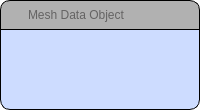
<?xml version="1.0" encoding="UTF-8"?>
<ui version="4.0">
 <class>MeshDataWidget</class>
 <widget class="QWidget" name="MeshDataWidget">
  <property name="geometry">
   <rect>
    <x>0</x>
    <y>0</y>
    <width>200</width>
    <height>110</height>
   </rect>
  </property>
  <property name="minimumSize">
   <size>
    <width>0</width>
    <height>0</height>
   </size>
  </property>
  <property name="palette">
   <palette>
    <active>
     <colorrole role="Base">
      <brush brushstyle="SolidPattern">
       <color alpha="255">
        <red>255</red>
        <green>255</green>
        <blue>255</blue>
       </color>
      </brush>
     </colorrole>
     <colorrole role="Window">
      <brush brushstyle="SolidPattern">
       <color alpha="0">
        <red>213</red>
        <green>209</green>
        <blue>207</blue>
       </color>
      </brush>
     </colorrole>
    </active>
    <inactive>
     <colorrole role="Base">
      <brush brushstyle="SolidPattern">
       <color alpha="255">
        <red>255</red>
        <green>255</green>
        <blue>255</blue>
       </color>
      </brush>
     </colorrole>
     <colorrole role="Window">
      <brush brushstyle="SolidPattern">
       <color alpha="0">
        <red>213</red>
        <green>209</green>
        <blue>207</blue>
       </color>
      </brush>
     </colorrole>
    </inactive>
    <disabled>
     <colorrole role="Base">
      <brush brushstyle="SolidPattern">
       <color alpha="0">
        <red>213</red>
        <green>209</green>
        <blue>207</blue>
       </color>
      </brush>
     </colorrole>
     <colorrole role="Window">
      <brush brushstyle="SolidPattern">
       <color alpha="0">
        <red>213</red>
        <green>209</green>
        <blue>207</blue>
       </color>
      </brush>
     </colorrole>
    </disabled>
   </palette>
  </property>
  <property name="windowTitle">
   <string>Mesh Data Object</string>
  </property>
  <property name="styleSheet">
   <string notr="true">border: none;</string>
  </property>
  <layout class="QVBoxLayout" name="verticalLayout_2">
   <property name="spacing">
    <number>0</number>
   </property>
   <property name="margin">
    <number>0</number>
   </property>
   <item>
    <widget class="QWidget" name="headerWidget" native="true">
     <property name="minimumSize">
      <size>
       <width>0</width>
       <height>30</height>
      </size>
     </property>
     <property name="maximumSize">
      <size>
       <width>16777215</width>
       <height>30</height>
      </size>
     </property>
     <property name="styleSheet">
      <string notr="true"> QWidget { background-color:rgb(177, 177, 177); 
                 border-color:rgb(0, 0, 0); 
                 border: 1px solid black;
                 border-top-left-radius:10px; 
                 border-top-right-radius:10px; }</string>
     </property>
     <layout class="QHBoxLayout" name="horizontalLayout_5">
      <property name="spacing">
       <number>0</number>
      </property>
      <property name="leftMargin">
       <number>1</number>
      </property>
      <property name="topMargin">
       <number>0</number>
      </property>
      <property name="rightMargin">
       <number>0</number>
      </property>
      <property name="bottomMargin">
       <number>0</number>
      </property>
      <item>
       <widget class="QToolButton" name="detailViewButton">
        <property name="minimumSize">
         <size>
          <width>25</width>
          <height>25</height>
         </size>
        </property>
        <property name="maximumSize">
         <size>
          <width>25</width>
          <height>25</height>
         </size>
        </property>
        <property name="styleSheet">
         <string notr="true">border: none;</string>
        </property>
        <property name="text">
         <string/>
        </property>
        <property name="icon">
         <iconset resource="../../Resources/QtResources.qrc">
          <normaloff>:/icons/Icons/More1.png</normaloff>
          <normalon>:/icons/Icons/Less1.png</normalon>:/icons/Icons/More1.png</iconset>
        </property>
        <property name="checkable">
         <bool>true</bool>
        </property>
       </widget>
      </item>
      <item>
       <widget class="QLineEdit" name="dataLabel">
        <property name="enabled">
         <bool>false</bool>
        </property>
        <property name="sizePolicy">
         <sizepolicy hsizetype="Expanding" vsizetype="Fixed">
          <horstretch>0</horstretch>
          <verstretch>0</verstretch>
         </sizepolicy>
        </property>
        <property name="minimumSize">
         <size>
          <width>0</width>
          <height>19</height>
         </size>
        </property>
        <property name="maximumSize">
         <size>
          <width>16777215</width>
          <height>19</height>
         </size>
        </property>
        <property name="palette">
         <palette>
          <active>
           <colorrole role="WindowText">
            <brush brushstyle="SolidPattern">
             <color alpha="255">
              <red>27</red>
              <green>25</green>
              <blue>24</blue>
             </color>
            </brush>
           </colorrole>
           <colorrole role="Button">
            <brush brushstyle="SolidPattern">
             <color alpha="255">
              <red>177</red>
              <green>177</green>
              <blue>177</blue>
             </color>
            </brush>
           </colorrole>
           <colorrole role="Text">
            <brush brushstyle="SolidPattern">
             <color alpha="255">
              <red>24</red>
              <green>22</green>
              <blue>21</blue>
             </color>
            </brush>
           </colorrole>
           <colorrole role="Base">
            <brush brushstyle="SolidPattern">
             <color alpha="255">
              <red>177</red>
              <green>177</green>
              <blue>177</blue>
             </color>
            </brush>
           </colorrole>
           <colorrole role="Window">
            <brush brushstyle="SolidPattern">
             <color alpha="255">
              <red>177</red>
              <green>177</green>
              <blue>177</blue>
             </color>
            </brush>
           </colorrole>
          </active>
          <inactive>
           <colorrole role="WindowText">
            <brush brushstyle="SolidPattern">
             <color alpha="255">
              <red>27</red>
              <green>25</green>
              <blue>24</blue>
             </color>
            </brush>
           </colorrole>
           <colorrole role="Button">
            <brush brushstyle="SolidPattern">
             <color alpha="255">
              <red>177</red>
              <green>177</green>
              <blue>177</blue>
             </color>
            </brush>
           </colorrole>
           <colorrole role="Text">
            <brush brushstyle="SolidPattern">
             <color alpha="255">
              <red>24</red>
              <green>22</green>
              <blue>21</blue>
             </color>
            </brush>
           </colorrole>
           <colorrole role="Base">
            <brush brushstyle="SolidPattern">
             <color alpha="255">
              <red>177</red>
              <green>177</green>
              <blue>177</blue>
             </color>
            </brush>
           </colorrole>
           <colorrole role="Window">
            <brush brushstyle="SolidPattern">
             <color alpha="255">
              <red>177</red>
              <green>177</green>
              <blue>177</blue>
             </color>
            </brush>
           </colorrole>
          </inactive>
          <disabled>
           <colorrole role="WindowText">
            <brush brushstyle="SolidPattern">
             <color alpha="255">
              <red>0</red>
              <green>0</green>
              <blue>0</blue>
             </color>
            </brush>
           </colorrole>
           <colorrole role="Button">
            <brush brushstyle="SolidPattern">
             <color alpha="255">
              <red>177</red>
              <green>177</green>
              <blue>177</blue>
             </color>
            </brush>
           </colorrole>
           <colorrole role="Text">
            <brush brushstyle="SolidPattern">
             <color alpha="255">
              <red>0</red>
              <green>0</green>
              <blue>0</blue>
             </color>
            </brush>
           </colorrole>
           <colorrole role="Base">
            <brush brushstyle="SolidPattern">
             <color alpha="255">
              <red>177</red>
              <green>177</green>
              <blue>177</blue>
             </color>
            </brush>
           </colorrole>
           <colorrole role="Window">
            <brush brushstyle="SolidPattern">
             <color alpha="255">
              <red>177</red>
              <green>177</green>
              <blue>177</blue>
             </color>
            </brush>
           </colorrole>
          </disabled>
         </palette>
        </property>
        <property name="styleSheet">
         <string notr="true">border: none;</string>
        </property>
        <property name="text">
         <string/>
        </property>
        <property name="frame">
         <bool>true</bool>
        </property>
        <property name="dragEnabled">
         <bool>false</bool>
        </property>
        <property name="readOnly">
         <bool>false</bool>
        </property>
        <property name="placeholderText">
         <string>Mesh Data Object</string>
        </property>
       </widget>
      </item>
      <item>
       <widget class="QWidget" name="iconWidget" native="true">
        <property name="sizePolicy">
         <sizepolicy hsizetype="Fixed" vsizetype="Fixed">
          <horstretch>0</horstretch>
          <verstretch>0</verstretch>
         </sizepolicy>
        </property>
        <property name="minimumSize">
         <size>
          <width>30</width>
          <height>30</height>
         </size>
        </property>
        <property name="maximumSize">
         <size>
          <width>30</width>
          <height>30</height>
         </size>
        </property>
        <property name="styleSheet">
         <string notr="true"> QWidget { background-color:rgba(255, 255, 255, 0); background-image: url(:/icons/Icons/tet.svg); border: none; }
</string>
        </property>
       </widget>
      </item>
     </layout>
    </widget>
   </item>
   <item>
    <widget class="QWidget" name="infoWidget" native="true">
     <property name="minimumSize">
      <size>
       <width>0</width>
       <height>80</height>
      </size>
     </property>
     <property name="styleSheet">
      <string notr="true"> QWidget { background-color: rgb(205, 220, 255); border: 1px solid black; border-bottom-left-radius:10px; border-bottom-right-radius:10px; border-top:none;}</string>
     </property>
     <layout class="QVBoxLayout" name="verticalLayout_3">
      <property name="spacing">
       <number>1</number>
      </property>
      <property name="bottomMargin">
       <number>0</number>
      </property>
      <item>
       <widget class="QWidget" name="nodesWidget" native="true">
        <property name="styleSheet">
         <string notr="true">border: none;</string>
        </property>
        <layout class="QHBoxLayout" name="horizontalLayout_4">
         <property name="spacing">
          <number>-1</number>
         </property>
         <item>
          <widget class="QLabel" name="vertsTitleLabel">
           <property name="maximumSize">
            <size>
             <width>80</width>
             <height>16777215</height>
            </size>
           </property>
           <property name="text">
            <string>Vertices:</string>
           </property>
          </widget>
         </item>
         <item>
          <widget class="QLabel" name="vertsValueLabel">
           <property name="text">
            <string>0</string>
           </property>
          </widget>
         </item>
        </layout>
       </widget>
      </item>
      <item>
       <widget class="QWidget" name="elementsWidget" native="true">
        <property name="styleSheet">
         <string notr="true">border: none;</string>
        </property>
        <layout class="QHBoxLayout" name="horizontalLayout_3">
         <item>
          <widget class="QLabel" name="tetsTitleLabel">
           <property name="maximumSize">
            <size>
             <width>80</width>
             <height>16777215</height>
            </size>
           </property>
           <property name="text">
            <string>Tetrahedra:</string>
           </property>
          </widget>
         </item>
         <item>
          <widget class="QLabel" name="tetsValueLabel">
           <property name="text">
            <string>0</string>
           </property>
          </widget>
         </item>
        </layout>
       </widget>
      </item>
      <item>
       <widget class="QWidget" name="minBoundsWidget" native="true">
        <property name="styleSheet">
         <string notr="true">border: none;</string>
        </property>
        <layout class="QHBoxLayout" name="horizontalLayout_2">
         <item>
          <widget class="QLabel" name="minBoundsTitleLabel">
           <property name="maximumSize">
            <size>
             <width>80</width>
             <height>16777215</height>
            </size>
           </property>
           <property name="text">
            <string>Min Bounds:</string>
           </property>
          </widget>
         </item>
         <item>
          <widget class="QLabel" name="minBoundsValueLabel">
           <property name="text">
            <string>[0, 0, 0]</string>
           </property>
          </widget>
         </item>
        </layout>
       </widget>
      </item>
      <item>
       <widget class="QWidget" name="maxBoundsWidget" native="true">
        <property name="styleSheet">
         <string notr="true">border: none;</string>
        </property>
        <layout class="QHBoxLayout" name="horizontalLayout_6">
         <item>
          <widget class="QLabel" name="maxBoundsTitleLabel">
           <property name="maximumSize">
            <size>
             <width>80</width>
             <height>16777215</height>
            </size>
           </property>
           <property name="text">
            <string>Max Bounds:</string>
           </property>
          </widget>
         </item>
         <item>
          <widget class="QLabel" name="maxBoundsValueLabel">
           <property name="text">
            <string>[0, 0, 0]</string>
           </property>
          </widget>
         </item>
        </layout>
       </widget>
      </item>
      <item>
       <spacer name="verticalSpacer">
        <property name="orientation">
         <enum>Qt::Vertical</enum>
        </property>
        <property name="sizeType">
         <enum>QSizePolicy::Fixed</enum>
        </property>
        <property name="sizeHint" stdset="0">
         <size>
          <width>20</width>
          <height>5</height>
         </size>
        </property>
       </spacer>
      </item>
     </layout>
    </widget>
   </item>
  </layout>
 </widget>
 <resources>
  <include location="../../Resources/QtResources.qrc"/>
 </resources>
 <connections/>
</ui>
